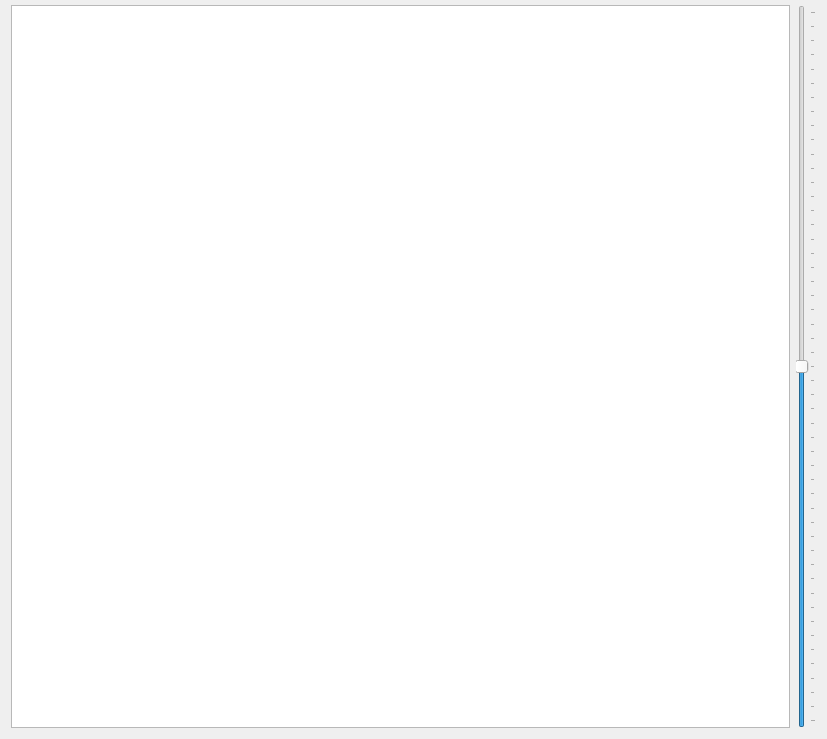
<?xml version="1.0" encoding="UTF-8"?>
<ui version="4.0">
 <class>ShowImgWidget</class>
 <widget class="QWidget" name="ShowImgWidget">
  <property name="geometry">
   <rect>
    <x>0</x>
    <y>0</y>
    <width>827</width>
    <height>739</height>
   </rect>
  </property>
  <property name="windowTitle">
   <string>ShowImgWidget</string>
  </property>
  <layout class="QVBoxLayout" name="verticalLayout">
   <property name="topMargin">
    <number>5</number>
   </property>
   <item>
    <layout class="QHBoxLayout" name="horizontalLayout_2">
     <item>
      <widget class="ShowImgView" name="graphics_view"/>
     </item>
     <item>
      <layout class="QVBoxLayout" name="verticalLayout_2">
       <item>
        <widget class="QSlider" name="zoom_slider">
         <property name="maximum">
          <number>500</number>
         </property>
         <property name="singleStep">
          <number>10</number>
         </property>
         <property name="value">
          <number>250</number>
         </property>
         <property name="orientation">
          <enum>Qt::Vertical</enum>
         </property>
         <property name="tickPosition">
          <enum>QSlider::TicksBelow</enum>
         </property>
        </widget>
       </item>
      </layout>
     </item>
    </layout>
   </item>
  </layout>
 </widget>
 <layoutdefault spacing="6" margin="11"/>
 <customwidgets>
  <customwidget>
   <class>ShowImgView</class>
   <extends>QGraphicsView</extends>
   <header>..showimgview.h</header>
  </customwidget>
 </customwidgets>
 <resources/>
 <connections/>
</ui>
